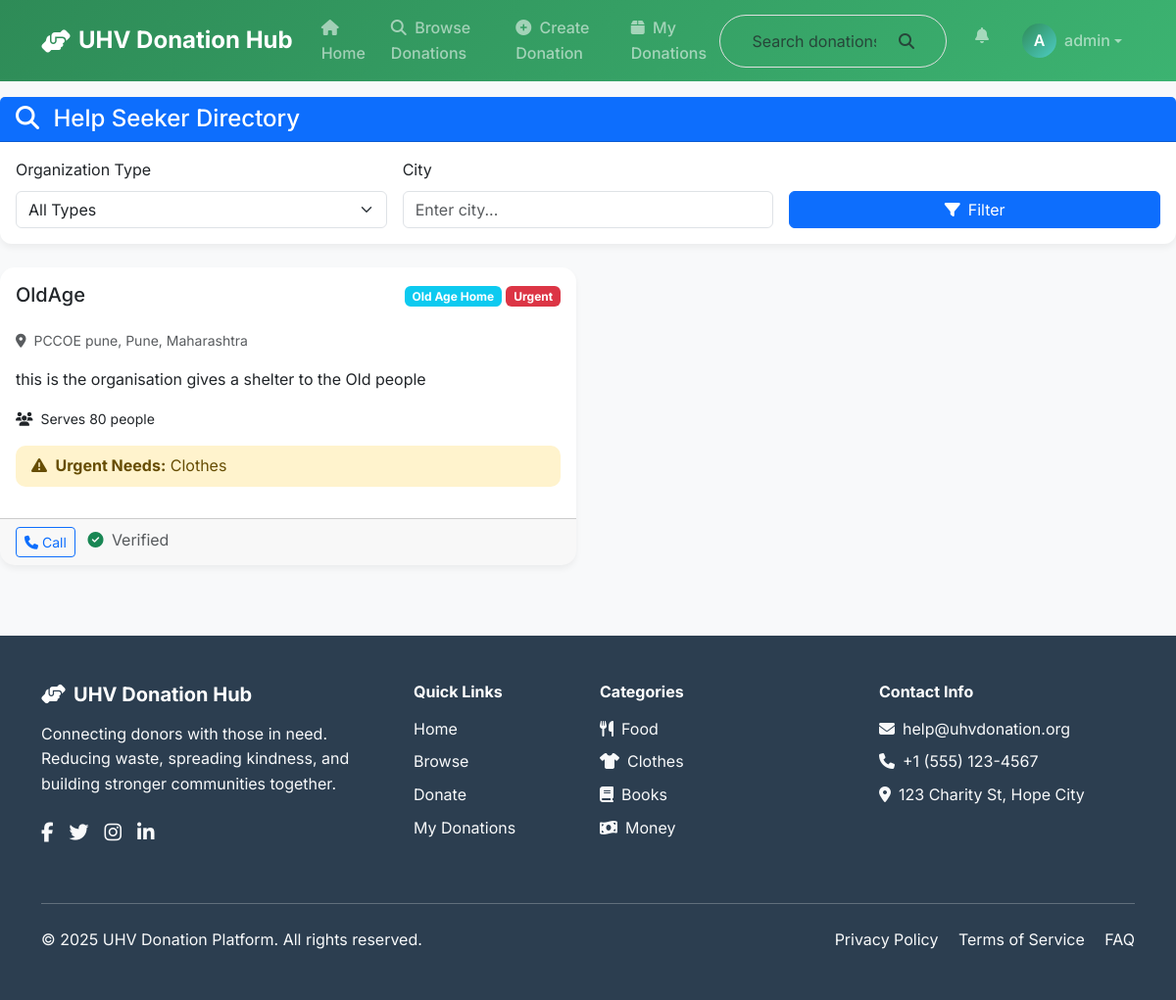
Screenshot of /help-seekers/ (signed in) with the database file from the repository.
### donations/models.py (models this page shows, shortened)
class HelpSeeker(models.Model):
    VERIFICATION_STATUS = [
        ('pending', 'Pending Verification'),
        ('verified', 'Verified'),
        ('rejected', 'Rejected'),
    ]
    user = models.OneToOneField(User, on_delete=models.CASCADE)
    organization_name = models.CharField(max_length=255)
    seeker_type = models.ForeignKey(HelpSeekerType, on_delete=models.CASCADE)
    description = models.TextField()
    phone = models.CharField(max_length=15)
    address = models.TextField()
    city = models.CharField(max_length=100)
    state = models.CharField(max_length=100)
    pincode = models.CharField(max_length=10)
    latitude = models.FloatField(null=True, blank=True)
    longitude = models.FloatField(null=True, blank=True)
    capacity = models.PositiveIntegerField(help_text="Number of people served", null=True, blank=True)
    verification_document = models.FileField(upload_to='seeker_verification/', blank=True, null=True)
    verification_status = models.CharField(max_length=20, choices=VERIFICATION_STATUS, default='pending')
    is_urgent = models.BooleanField(default=False)
    urgent_needs = models.TextField(blank=True, help_text="Current urgent needs")
    verified_at = models.DateTimeField(null=True, blank=True)
    verified_by = models.ForeignKey(User, on_delete=models.SET_NULL, null=True, blank=True,
                                  related_name='verified_seekers')
    created_at = models.DateTimeField(auto_now_add=True)
    updated_at = models.DateTimeField(auto_now=True)
    class Meta:
        verbose_name = "Help Seeker"
        verbose_name_plural = "Help Seekers"
        ordering = ['-created_at']

class HelpSeekerType(models.Model):
    name = models.CharField(max_length=100, unique=True)
    description = models.TextField()
    icon = models.CharField(max_length=50, default='fas fa-users')
    created_at = models.DateTimeField(auto_now_add=True)
    class Meta:
        verbose_name = "Help Seeker Type"
        verbose_name_plural = "Help Seeker Types"
        ordering = ['name']

### donations/views.py (the view)
# urls.py: path('help-seekers/', views.help_seeker_directory, name='help_seeker_directory'),
@login_required
def help_seeker_directory(request):
    help_seekers = HelpSeeker.objects.filter(verification_status='verified')
    seeker_type = request.GET.get('type')
    if seeker_type:
        help_seekers = help_seekers.filter(seeker_type_id=seeker_type)
    city = request.GET.get('city')
    if city:
        help_seekers = help_seekers.filter(city__icontains=city)
    context = {
        'help_seekers': help_seekers,
        'seeker_types': HelpSeekerType.objects.all(),
    }
    return render(request, 'donations/help_seeker_directory.html', context)

### templates/donations/help_seeker_directory.html (shortened to what this page needs)
{% extends "base.html" %}
{% block content %}
<div class="row">
    <div class="col-md-12">
        <div class="card mb-4">
            <div class="card-header bg-primary text-white">
                <h4 class="mb-0">
                    <i class="fas fa-search me-2"></i>
                    Help Seeker Directory
                </h4>
            </div>
            <div class="card-body">
                <form method="GET" class="row g-3">
                    <div class="col-md-4">
                        <label class="form-label">Organization Type</label>
                        <select name="type" class="form-select">
                            <option value="">All Types</option>
                        </select>
                    </div>
                    <div class="col-md-4">
                        <label class="form-label">City</label>
                        <input type="text" name="city" class="form-control" placeholder="Enter city..." value="{{ request.GET.city }}">
                    </div>
                    <div class="col-md-4">
                        <label class="form-label">&nbsp;</label>
                        <div>
                            <button type="submit" class="btn btn-primary w-100">
                                <i class="fas fa-filter me-2"></i>Filter
                            </button>
                        </div>
                    </div>
                </form>
            </div>
        </div>
        {% if help_seekers %}
        <div class="row">
            {% for seeker in help_seekers %}
            <div class="col-md-6 mb-4">
                <div class="card h-100 donation-card">
                    <div class="card-body">
                        <div class="d-flex justify-content-between align-items-start mb-3">
                            <h5 class="card-title">{{ seeker.organization_name }}</h5>
                            <div>
                                <span class="badge bg-info">{{ seeker.seeker_type.name }}</span>
                                {% if seeker.is_urgent %}
                                <span class="badge bg-danger">Urgent</span>
                                {% endif %}
                            </div>
                        </div>
                        <p class="card-text text-muted small">
                            <i class="fas fa-map-marker-alt me-1"></i>
                            {{ seeker.address }}, {{ seeker.city }}, {{ seeker.state }}
                        </p>
                        <p class="card-text">{{ seeker.description|truncatewords:30 }}</p>
                        {% if seeker.capacity %}
                        <p class="card-text small">
                            <i class="fas fa-users me-1"></i>
                            Serves {{ seeker.capacity }} people
                        </p>
                        {% endif %}
                        {% if seeker.is_urgent and seeker.urgent_needs %}
                        <div class="alert alert-warning py-2 mb-3">
                            <i class="fas fa-exclamation-triangle me-1"></i>
                            <strong>Urgent Needs:</strong> {{ seeker.urgent_needs }}
                        </div>
                        {% endif %}
                    </div>
                    <div class="card-footer">
                        <a href="tel:{{ seeker.phone }}" class="btn btn-outline-primary btn-sm">
                            <i class="fas fa-phone me-1"></i>Call
                        </a>
                        <span class="text-muted ms-2">
                            <i class="fas fa-check-circle text-success me-1"></i>
                            {{ seeker.get_verification_status_display }}
                        </span>
                    </div>
                </div>
            </div>
            {% endfor %}
        </div>
        {% endif %}
    </div>
</div>
{% endblock %}

### templates/base.html (shortened to what this page needs)
<!DOCTYPE html>
<html lang="en">
<head>
    <link href="https://cdn.jsdelivr.net/npm/bootstrap@5.3.2/dist/css/bootstrap.min.css" rel="stylesheet">
    <link rel="stylesheet" href="https://cdnjs.cloudflare.com/ajax/libs/font-awesome/6.5.0/css/all.min.css">
</head>
<body>
    <nav class="navbar navbar-expand-lg navbar-dark sticky-top" style="background: linear-gradient(135deg, var(--primary-color) 0%, #3CB371 100%);">
        <div class="container">
            <a class="navbar-brand d-flex align-items-center" href="{% url 'home' %}">
                <i class="fas fa-hands-helping me-2"></i>
                <span>UHV Donation Hub</span>
            </a>
            <div class="collapse navbar-collapse" id="navbarMain">
                <ul class="navbar-nav me-auto">
                    <li class="nav-item">
                        <a class="nav-link" href="{% url 'home' %}">
                            <i class="fas fa-home me-1"></i> Home
                        </a>
                    </li>
                    <li class="nav-item">
                        <a class="nav-link" href="{% url 'donation_list' %}">
                            <i class="fas fa-search me-1"></i> Browse Donations
                        </a>
                    </li>
                    {% if user.is_authenticated %}
                    <li class="nav-item">
                        <a class="nav-link" href="{% url 'create_donation' %}">
                            <i class="fas fa-plus-circle me-1"></i> Create Donation
                        </a>
                    </li>
                    <li class="nav-item">
                        <a class="nav-link" href="{% url 'my_donations' %}">
                            <i class="fas fa-box me-1"></i> My Donations
                        </a>
                    </li>
                    {% endif %}
                </ul>
                <form class="d-flex me-3" method="GET" action="{% url 'donation_list' %}">
                    <div class="input-group search-box">
                        <input type="text" name="q" class="form-control border-0 bg-transparent" placeholder="Search donations..." aria-label="Search">
                        <button class="btn border-0 bg-transparent" type="submit">
                            <i class="fas fa-search text-muted"></i>
                        </button>
                    </div>
                </form>
                <ul class="navbar-nav">
                    {% if user.is_authenticated %}
                    <li class="nav-item dropdown me-2">
                        <a class="nav-link position-relative" href="#" role="button" data-bs-toggle="dropdown">
                            <i class="fas fa-bell"></i>
                        </a>
                    </li>
                    <li class="nav-item dropdown">
                        <a class="nav-link dropdown-toggle d-flex align-items-center" href="#" role="button" data-bs-toggle="dropdown">
                            <div class="user-avatar me-2">
                                {{ user.username|first|upper }}
                            </div>
                            <span>{{ user.username }}</span>
                        </a>
                    </li>
                    {% endif %}
                </ul>
            </div>
        </div>
    </nav>
    <main>
        {% block content %}{% endblock %}
    </main>
    <footer class="footer mt-5">
        <div class="container py-5">
            <div class="row">
                <div class="col-md-4 mb-4">
                    <h5 class="fw-bold mb-3">
                        <i class="fas fa-hands-helping me-2"></i>UHV Donation Hub
                    </h5>
                    <p class="text-light">Connecting donors with those in need. Reducing waste, spreading kindness, and building stronger communities together.</p>
                    <div class="d-flex mt-4">
                        <a href="#" class="text-light me-3"><i class="fab fa-facebook-f fa-lg"></i></a>
                        <a href="#" class="text-light me-3"><i class="fab fa-twitter fa-lg"></i></a>
                        <a href="#" class="text-light me-3"><i class="fab fa-instagram fa-lg"></i></a>
                        <a href="#" class="text-light"><i class="fab fa-linkedin-in fa-lg"></i></a>
                    </div>
                </div>
                <div class="col-md-2 mb-4">
                    <h6 class="fw-bold mb-3">Quick Links</h6>
                    <ul class="list-unstyled">
                        <li class="mb-2"><a href="{% url 'home' %}" class="text-light text-decoration-none">Home</a></li>
                        <li class="mb-2"><a href="{% url 'donation_list' %}" class="text-light text-decoration-none">Browse</a></li>
                        {% if user.is_authenticated %}
                        <li class="mb-2"><a href="{% url 'create_donation' %}" class="text-light text-decoration-none">Donate</a></li>
                        <li class="mb-2"><a href="{% url 'my_donations' %}" class="text-light text-decoration-none">My Donations</a></li>
                        {% else %}
                        <li class="mb-2"><a href="{% url 'login' %}" class="text-light text-decoration-none">Login</a></li>
                        <li class="mb-2"><a href="{% url 'register' %}" class="text-light text-decoration-none">Register</a></li>
                        {% endif %}
                    </ul>
                </div>
                <div class="col-md-3 mb-4">
                    <h6 class="fw-bold mb-3">Categories</h6>
                    <ul class="list-unstyled">
                        <li class="mb-2"><a href="#" class="text-light text-decoration-none"><i class="fas fa-utensils me-2"></i>Food</a></li>
                        <li class="mb-2"><a href="#" class="text-light text-decoration-none"><i class="fas fa-tshirt me-2"></i>Clothes</a></li>
                        <li class="mb-2"><a href="#" class="text-light text-decoration-none"><i class="fas fa-book me-2"></i>Books</a></li>
                        <li class="mb-2"><a href="#" class="text-light text-decoration-none"><i class="fas fa-money-bill-wave me-2"></i>Money</a></li>
                    </ul>
                </div>
                <div class="col-md-3 mb-4">
                    <h6 class="fw-bold mb-3">Contact Info</h6>
                    <ul class="list-unstyled text-light">
                        <li class="mb-2"><i class="fas fa-envelope me-2"></i>help@uhvdonation.org</li>
                        <li class="mb-2"><i class="fas fa-phone me-2"></i>+1 (555) 123-4567</li>
                        <li class="mb-2"><i class="fas fa-map-marker-alt me-2"></i>123 Charity St, Hope City</li>
                    </ul>
                </div>
            </div>
            <hr class="my-4 bg-light">
            <div class="row align-items-center">
                <div class="col-md-6">
                    <p class="text-light mb-0">&copy; 2025 UHV Donation Platform. All rights reserved.</p>
                </div>
                <div class="col-md-6 text-md-end">
                    <a href="#" class="text-light text-decoration-none me-3">Privacy Policy</a>
                    <a href="#" class="text-light text-decoration-none me-3">Terms of Service</a>
                    <a href="#" class="text-light text-decoration-none">FAQ</a>
                </div>
            </div>
        </div>
    </footer>
</body>
</html>

### templates/base.html (style rules this page uses)
:root { --primary-color: #2E8B57; --secondary-color: #FF6B35; --accent-color: #4ECDC4; --dark-color: #2C3E50; --light-color: #F8F9FA; --success-color: #28a745; --warning-color: #ffc107; --danger-color: #dc3545; }
body { font-family: 'Inter', sans-serif; background-color: #f8f9fa; line-height: 1.6; }
.navbar-brand { font-weight: 700; font-size: 1.5rem; }
.footer { background-color: var(--dark-color); color: white; }
.navbar-nav .nav-link { font-weight: 500; margin: 0 5px; border-radius: 5px; transition: all 0.3s ease; }
.card { border-radius: 12px; box-shadow: 0 4px 6px rgba(0,0,0,0.05); border: none; }
.alert { border-radius: 10px; border: none; }
.user-avatar { width: 35px; height: 35px; border-radius: 50%; background: linear-gradient(135deg, var(--primary-color) 0%, var(--accent-color) 100%); display: flex; align-items: center; justify-content: center; color: white; font-weight: 600; }
.search-box { border-radius: 50px; border: 1px solid #e0e0e0; padding: 8px 20px; transition: all 0.3s ease; }
.donation-card { transition: all 0.3s ease; border-radius: 15px; overflow: hidden; }

### rows the page displays
HelpSeeker: organization_name "OldAge", seeker_type.name "Old Age Home", is_urgent "Urgent", address "PCCOE pune", city "Pune", state "Maharashtra", description "this is the organisation gives a shelter to the Old people", capacity "80", urgent_needs "Clothes", verification_status "Verified"

### other values shown
{{ user.username|first|upper }} "A"
{{ user.username }} "admin"
